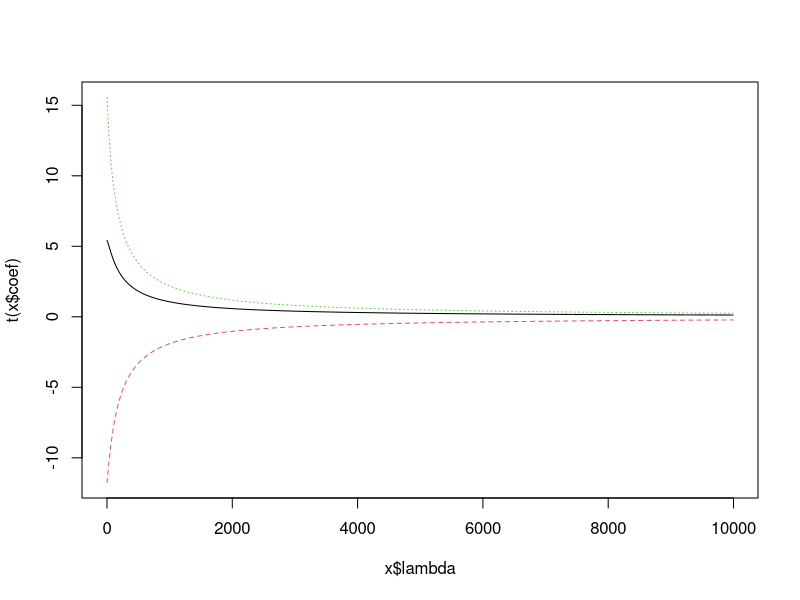

This chart was generated by the following R code:
# library(datasets)
# air = airquality[, c("Ozone", "Solar.R", "Wind", "Temp")] 
# air
# plot(Ozone ~ Solar.R, data=air)
# plot(Ozone ~ Wind, data=air)
# plot(Ozone ~ Temp, data=air)
# f = lm(Ozone ~ ., data = air, subset = !is.na(Solar.R) & !is.na(Ozone)) 
# plot(f)
# f
# summary(f)


library(MASS)
library(datasets)
air = airquality[, c("Ozone", "Solar.R", "Wind", "Temp")] 
f = lm.ridge(Ozone ~ ., data = air, subset = !is.na(Solar.R) & !is.na(Ozone), lambda = seq(1, 10000, by = 10))
plot(f)
